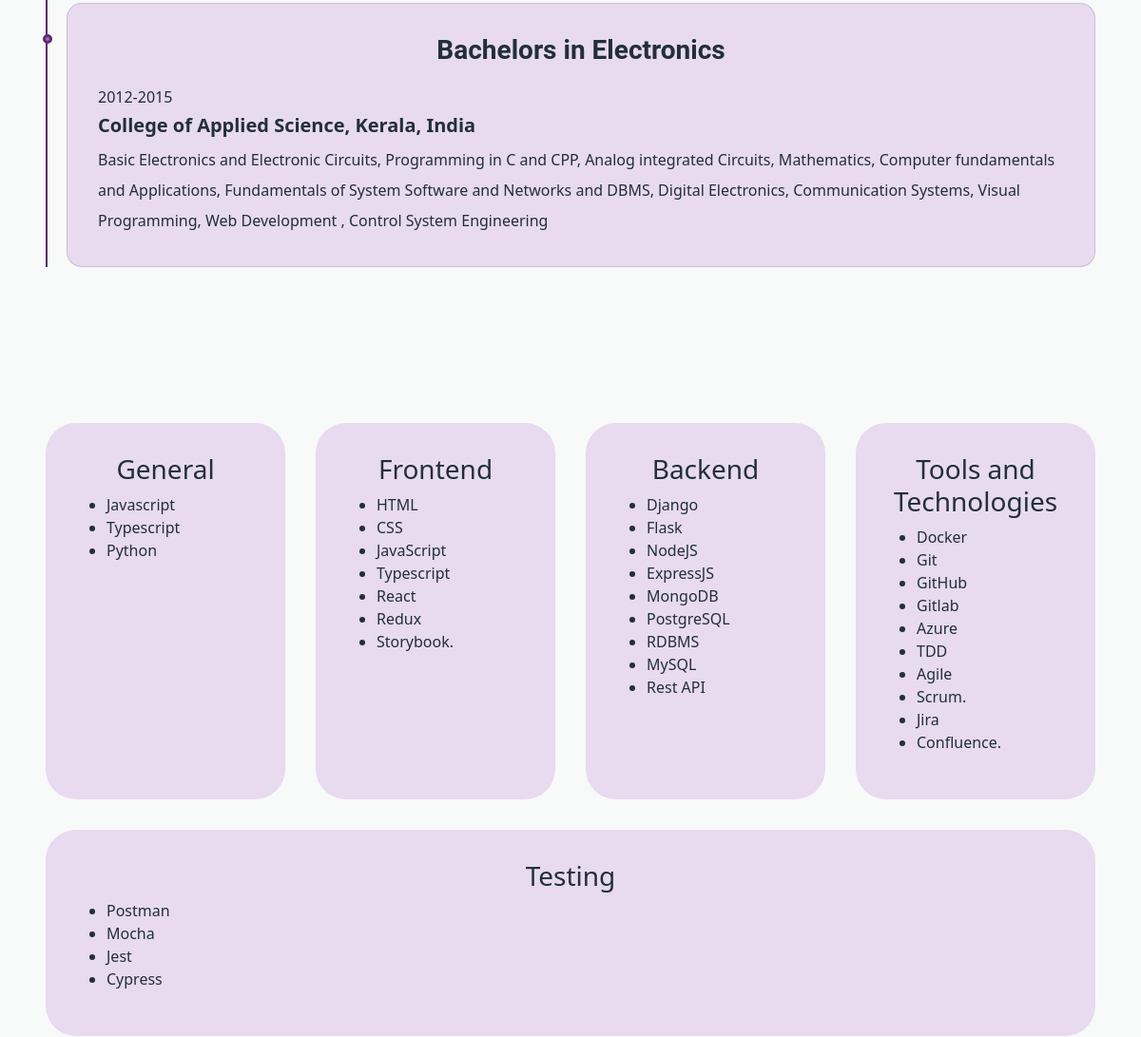
/ (middle part), run on an earlier commit of the app's database.
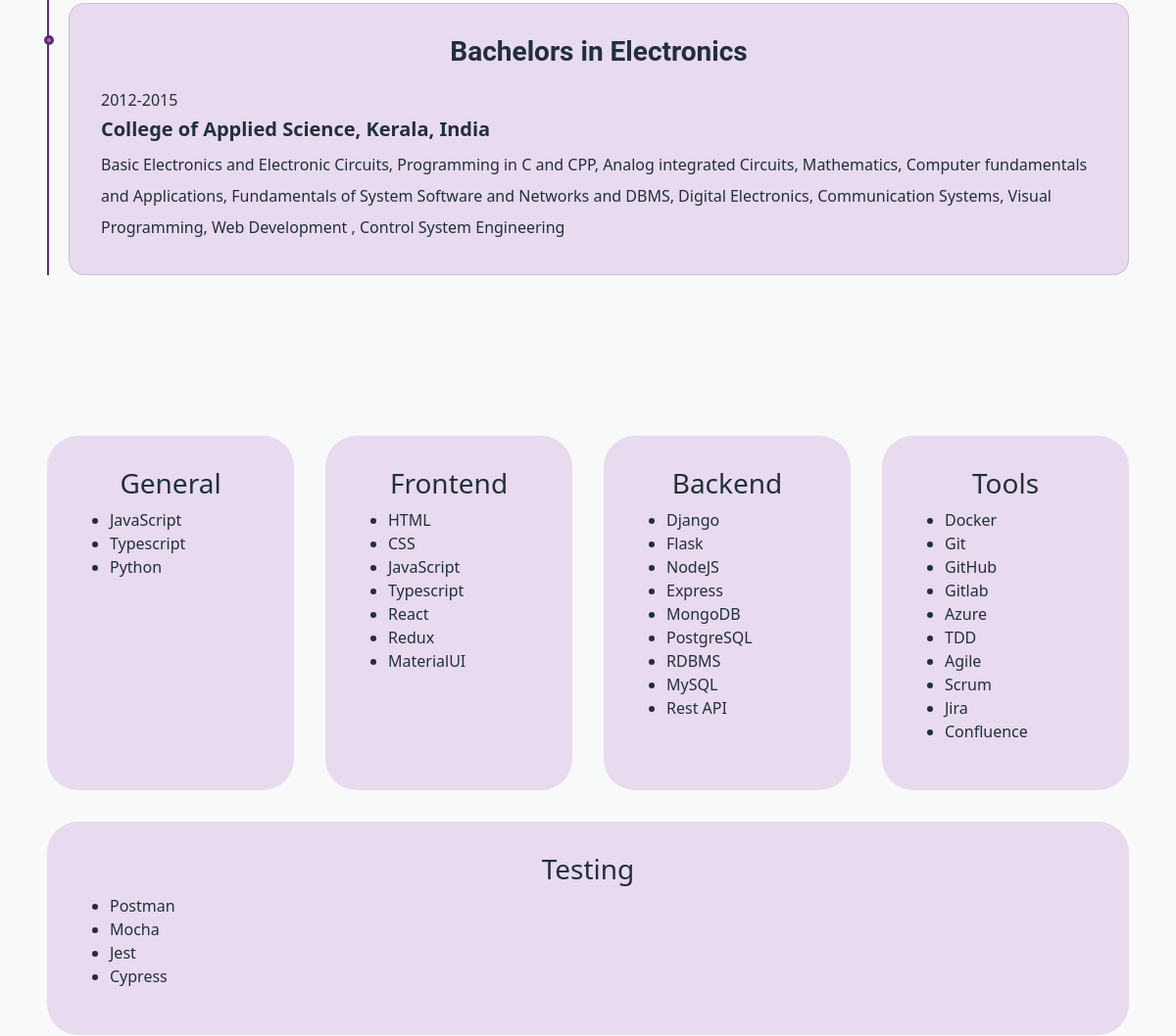
And on a later commit of the database.
### app_portfolio/models.py (models this page shows, shortened)
class Education(models.Model):
    title = models.CharField(max_length=100)
    college_name = models.CharField(max_length=100)
    period = models.CharField(max_length=30)
    description = models.TextField(blank=False)

class Skills(models.Model):
    title = models.CharField(max_length=50)
    skills = models.TextField(blank=False)
    def skillList(self):
        return self.skills.split(',')

### app_portfolio/views.py (the view)
# urls.py: path('', home, name='home'),
def home(request):
    homes = Home.objects.all()
    about_data = About.objects.all()
    experience_data = Experience.objects.all()
    skills_data = Skills.objects.all()
    projects_data = Projects.objects.all()
    education_data = Education.objects.all()
    context = {
        "homes": homes,
        "about_data": about_data,
        "experience_data": experience_data,
        "skills_data": skills_data,
        "projects_data": projects_data,
        "education_data": education_data
    }
    return render(request, 'app_portfolio/home.html', context)

### templates/app_portfolio/home.html (shortened to what this page needs)
{% extends 'app_portfolio/base.html' %} {% load static %} {% block content %}
<div id="education" class="education">
  <div class="timeline">
    <div class="outer">
      {% for education in education_data %}
      <div class="card">
        <div class="info">
          <h3 class="title">{{ education.title }}</h3>
          <h6>{{ education.period }}</h6>
          <h5><b>{{ education.college_name }}</b></h5>
          <p class="about_description">{{ education.description }}</p>
        </div>
      </div>
      {% endfor %}
    </div>
  </div>
</div>
<div id="skills" class="skills-container">
  <div class="skills">
    {% for skill in skills_data %}
    <div class="skills-details">
      <h3 class="skills-title">{{ skill.title }}</h3>
      <ul>
        {% for sk in skill.skillList %}
          <li>{{ sk }}</li>
        {% endfor %}
      </ul>
    </div>
    {% endfor %}
  </div>
</div>
{% endblock%}

### templates/app_portfolio/base.html (shortened to what this page needs)
{% load static %}
<!DOCTYPE html>
<html lang="en">
  <head>
    <link
      rel="stylesheet"
      href="https://cdnjs.cloudflare.com/ajax/libs/font-awesome/6.4.2/css/all.min.css"
    />
    <link href="https://cdn.jsdelivr.net/npm/bootstrap@5.0.2/dist/css/bootstrap.min.css" rel="stylesheet">
    {% load google_fonts %}
    <link rel="stylesheet" href="{% static 'fonts/notosans.css' %}">
    <link rel="stylesheet" href="{% static 'fonts/roboto.css' %}">
    <link rel="stylesheet" href="{% static 'fonts/dancingscript.css' %}">
    <link rel="stylesheet" type="text/css" href="{% static 'app_portfolio/style.css' %}" />
  </head>
  <body>
    <main>
      {% block content %} {% endblock %}
    </main>
  </body>
</html>

### static/app_portfolio/style.css (style rules this page uses)
:root { --bg-color: #F8F9F9; --bg-surface1: #E8DAEF; --bg-surface2: #BB8FCE; --on-surface2: #8E44AD; --bg-surface3: #A569BD; --on-surface3: #5B2C6F; --text-color: #212F3C; }
* { margin: 0; padding: 0; }
body { height: 100vh; box-sizing: border-box; color: var(--text-color); background-color: var(--bg-color); background-repeat: no-repeat; background-size: cover; font-family: Noto Sans, serif; overflow-x: hidden; }
main { width: 100vw; overflow-y: auto; overflow-x: hidden; }
.timeline { flex: 1; }
.about_description { font-size: 16px; line-height: 2rem; text-align: left; }
.education { padding-top: 5rem; min-height: 100vh; display: flex; flex-direction: row; justify-content: center; align-items: center; flex-wrap: wrap; }
.education .timeline { flex: 1; padding: 3rem; }
.outer { border-left: 2px solid var(--on-surface3); margin: 0; }
.card { position: relative; margin: 0 0 20px 20px; background-color: var(--bg-surface1); border-radius: 1rem; padding: 0 1rem; }
.info { font-size: 1.4rem; padding: 1rem; line-height: 1.8rem; }
.title { font-family: Roboto; font-weight: 600; text-align: center; padding: 1rem 0; }
.title::before { content: ""; position: absolute; width: 10px; height: 10px; background: var(--bg-surface3); border-radius: 999px; left: -26.5px; border: 3px solid var(--on-surface3); }
.skills-container { padding: 5rem 2rem; min-height: 100vh; }
.skills { display: flex; flex-wrap: wrap; }
.skills-details { flex: 1; min-width: 200px; padding: 2rem; margin: 1rem; background-color: var(--bg-surface1); border-radius: 2rem; }
.skills-title { text-align: center; }

What changed in the data, as far as the page shows it:
changed Skills "General": sk "Javascript" → "JavaScript"
changed Skills: title "Tools and Technologies" → "Tools"
Also different on the page:
new list line: "MaterialUI"
new list line: "Express"
new list line: "Scrum"
new list line: "Confluence"
list line gone: "Storybook."
list line gone: "ExpressJS"
list line gone: "Scrum."
list line gone: "Confluence."
